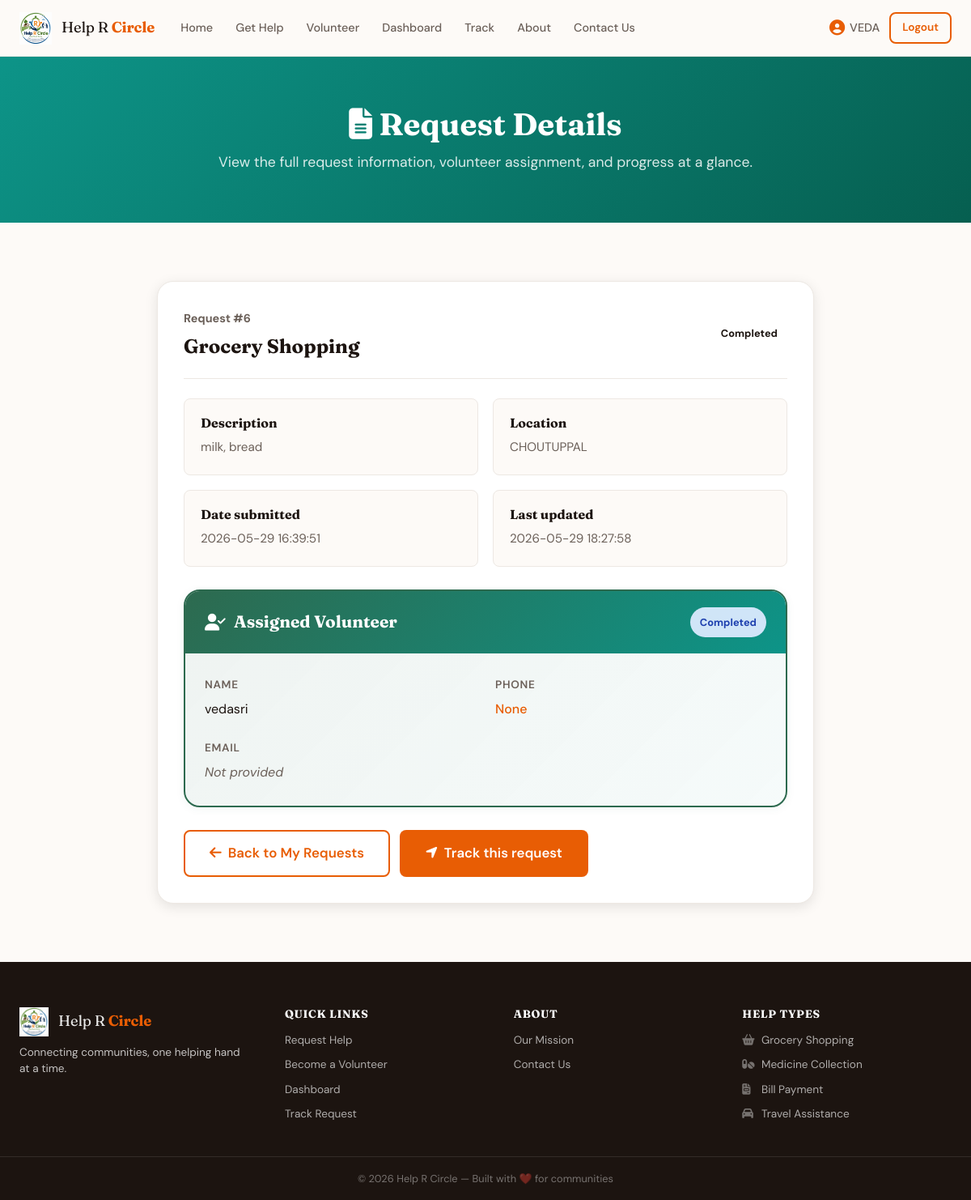
Screenshot of /request/6 (signed in) with the database file from the repository.
### tables this page shows
CREATE TABLE help_requests (
                id              INTEGER PRIMARY KEY AUTOINCREMENT,
                name            TEXT    NOT NULL,
                phone           TEXT    NOT NULL,
                location        TEXT    NOT NULL,
                help_type       TEXT    NOT NULL,
                description     TEXT    NOT NULL,
                urgency         TEXT    DEFAULT 'normal',
                status          TEXT    DEFAULT 'pending',
                volunteer_name  TEXT    DEFAULT NULL,
                created_at      TEXT    DEFAULT (datetime('now', 'localtime')),
                updated_at      TEXT    DEFAULT (datetime('now', 'localtime'))
            , user_id INTEGER REFERENCES users(id), volunteer_id INTEGER REFERENCES volunteers(id), volunteer_phone TEXT, volunteer_email TEXT, volunteer_location TEXT, volunteer_skills TEXT, accepted_at TEXT, on_the_way_at TEXT, reached_at TEXT, helping_started_at TEXT, completed_at TEXT, request_latitude REAL, request_longitude REAL, volunteer_latitude REAL, volunteer_longitude REAL, assistance_started_at TEXT, last_location_update TEXT, journey_started_at TEXT);

### app.py (the view)
@app.route("/request/<int:req_id>")
@login_required
def request_details(req_id):
    if session.get('role') not in ['user', 'volunteer', 'admin']:
        flash("Only requesters, volunteers, and admins can view request details.", "error")
        return redirect(url_for('index'))
    req = db.get_request_by_id(req_id)
    if req:
        req = dict(req)
    if not req:
        flash("Request not found.", "error")
        return redirect(url_for('user_dashboard'))
    if session.get('role') == 'user':
        if not req['user_id'] or req['user_id'] != session.get('user_id'):
            flash("You can only view your own requests.", "error")
            return redirect(url_for('user_dashboard'))
    volunteer_contact = None
    if req['status'] in ('volunteer_assigned', 'volunteer_on_way', 'volunteer_near_location', 'volunteer_reached_location', 'completed') and req['volunteer_name']:
        volunteer_contact = {
            'name': req['volunteer_name'],
            'phone': req['volunteer_phone'] if 'volunteer_phone' in req.keys() else '',
            'email': req['volunteer_email'] if 'volunteer_email' in req.keys() else '',
            'availability': ''
        }
    can_update_progress = False
    if session.get('role') == 'volunteer':
        volunteer = db.get_volunteer_by_user_id(session.get('user_id'))
        if volunteer and req.get('volunteer_id') == volunteer.get('id'):
            can_update_progress = True
    return render_template(
        "request_details.html",
        req=req,
        volunteer_contact=volunteer_contact,
        can_update_progress=can_update_progress,
        status_label=get_status_label(req['status']),
        status_class=get_status_class(req['status']),
    )

### app.py (called while the page is built)
def get_status_label(status):
    labels = {
        'pending': 'Request Submitted',
        'awaiting_volunteer': 'Request Submitted',
        'volunteer_assigned': 'Accepted',
        'volunteer_on_way': 'Volunteer On The Way',
        'volunteer_near_location': 'Volunteer Near Location',
        'volunteer_reached_location': 'Volunteer Reached Location',
        'completed': 'Completed',
        'cancelled': 'Request Cancelled',
        'volunteer_unavailable': 'Volunteer Unavailable',
        'reassigned_volunteer': 'Reassigned Volunteer',
        'expired_request': 'Expired Request',
    }
    return labels.get(status, (status or 'pending').replace('_', ' ').title())

def get_status_class(status):
    classes = {
        'pending': 'secondary',
        'awaiting_volunteer': 'secondary',
        'volunteer_assigned': 'primary',
        'volunteer_on_way': 'warning',
        'volunteer_near_location': 'info',
        'volunteer_reached_location': 'info',
        'completed': 'success',
        'cancelled': 'danger',
        'volunteer_unavailable': 'danger',
        'reassigned_volunteer': 'warning',
        'expired_request': 'secondary',
    }
    return classes.get(status, 'secondary')

def login_required(f):
    @wraps(f)
    def decorated_function(*args, **kwargs):
        if 'user_id' not in session:
            flash("Please log in first.", "error")
            return redirect(url_for('login'))
        return f(*args, **kwargs)
    return decorated_function

### database.py (called while the page is built)
    def _connect(self):
        conn = sqlite3.connect(DB_PATH)
        conn.row_factory = sqlite3.Row
        conn.execute("PRAGMA foreign_keys = ON")
        return conn

    def get_request_by_id(self, req_id):
        conn = self._connect()
        row  = conn.execute(
            "SELECT * FROM help_requests WHERE id = ?", (req_id,)
        ).fetchone()
        conn.close()
        return row

    def get_volunteer_by_user_id(self, user_id):
        conn = self._connect()
        volunteer = conn.execute(
            "SELECT * FROM volunteers WHERE user_id = ?", (user_id,)
        ).fetchone()
        conn.close()
        return dict(volunteer) if volunteer else None

### templates/request_details.html (shortened to what this page needs)
{% extends "base.html" %}
{% block content %}
<section class="page-hero page-hero-teal">
  <div class="container">
    <h1><i class="fas fa-file-lines"></i> Request Details</h1>
    <p>View the full request information, volunteer assignment, and progress at a glance.</p>
  </div>
</section>
<section class="section">
  <div class="container" style="max-width: 860px;">
    <div class="request-detail-shell">
      <div class="request-detail-header">
        <div>
          <span class="request-id-label">Request #{{ req['id'] }}</span>
          <h2>{{ req['help_type'] }}</h2>
        </div>
        <span class="status-badge status-{{ status_class }}">{{ status_label }}</span>
      </div>
      <div class="request-detail-grid">
        <div class="detail-card">
          <h3>Description</h3>
          <p>{{ req['description'] }}</p>
        </div>
        <div class="detail-card">
          <h3>Location</h3>
          <p>{{ req['location'] }}</p>
        </div>
        <div class="detail-card">
          <h3>Date submitted</h3>
          <p>{{ req['created_at'] }}</p>
        </div>
        <div class="detail-card">
          <h3>Last updated</h3>
          <p>{{ req['updated_at'] }}</p>
        </div>
      </div>
      {% if req['status'] in ('volunteer_assigned', 'volunteer_on_way', 'volunteer_near_location', 'volunteer_reached_location', 'completed') and volunteer_contact %}
      <div class="volunteer-card">
        <div class="volunteer-card-header">
          <h2><i class="fas fa-user-check"></i> Assigned Volunteer</h2>
          <span class="status-badge status-{{ req['status'] }}">{{ req['status']|capitalize }}</span>
        </div>
        <div class="volunteer-card-body">
          <div class="volunteer-info-grid">
            <div class="volunteer-info-item">
              <label>Name</label>
              <p>{{ volunteer_contact['name'] }}</p>
            </div>
            <div class="volunteer-info-item">
              <label>Phone</label>
              <p><a href="tel:{{ volunteer_contact['phone'] }}">{{ volunteer_contact['phone'] }}</a></p>
            </div>
            <div class="volunteer-info-item">
              <label>Email</label>
              <p>{% if volunteer_contact['email'] %}<a href="mailto:{{ volunteer_contact['email'] }}">{{ volunteer_contact['email'] }}</a>{% else %}<span class="text-muted">Not provided</span>{% endif %}</p>
            </div>
          </div>
        </div>
      </div>
      {% endif %}
      <div class="detail-actions">
        <a href="{{ url_for('user_dashboard') }}" class="btn btn-outline btn-lg"><i class="fas fa-arrow-left"></i> Back to My Requests</a>
        <a href="{{ url_for('track_request', request_id=req['id']) }}" class="btn btn-primary btn-lg"><i class="fas fa-location-arrow"></i> Track this request</a>
      </div>
    </div>
  </div>
</section>
{% endblock %}

### static/css/style.css (style rules this page uses)
:root { --primary: #E85D04; --primary-dark: #C44D00; --primary-light:#FFF0E6; --secondary: #2D6A4F; --secondary-lt: #E8F5EE; --accent: #F4A261; --teal: #0D9488; --purple: #7C3AED; --bg: #FDFAF7; --bg-tinted: #FFF8F2; --surface: #FFFFFF; --border: #EDE8E3; --border-dark: #D0C8C0; --text: #1C1410; --text-muted: #6B6059; --text-light: #9E9189; --status-pending: #D97706; --status-accepted: #059669; --status-completed: #1D4ED8; --status-cancelled: #DC2626; --shadow-sm: 0 1px 3px rgba(0,0,0,.08); --shadow-md: 0 4px 16px rgba(0,0,0,.10); --shadow-lg: 0 10px 40px rgba(0,0,0,.12); --radius: 12px; --radius-lg: 20px; --radius-sm: 8px; --font-display: 'Fraunces', Georgia, serif; --font-body: 'DM Sans', system-ui, sans-serif; --nav-h: 70px; --max-w: 1200px; }
*, *::before, *::after { box-sizing: border-box; margin: 0; padding: 0; }
html { scroll-behavior: smooth; font-size: 16px; }
body { font-family: var(--font-body); background: var(--bg); color: var(--text); line-height: 1.65; min-height: 100vh; }
a { color: var(--primary); text-decoration: none; }
h1,h2,h3,h4 { font-family: var(--font-display); line-height: 1.2; color: var(--text); }
.container { max-width: var(--max-w); margin: 0 auto; padding: 0 24px; }
.section { padding: 72px 0; }
.btn { display: inline-flex; align-items: center; gap: 8px; padding: 10px 22px; border-radius: var(--radius-sm); font-family: var(--font-body); font-weight: 600; font-size: .95rem; cursor: pointer; border: 2px solid transparent; transition: all .2s ease; text-decoration: none; }
.btn-primary { background: var(--primary); color: #fff; }
.btn-outline { background: transparent; color: var(--primary); border-color: var(--primary); }
.btn-lg { padding: 13px 30px; font-size: 1.05rem; }
.page-hero { background: linear-gradient(135deg, var(--primary) 0%, var(--primary-dark) 100%); padding: 60px 24px; text-align: center; color: #fff; }
.page-hero h1 { font-size: 2.4rem; color: #fff; margin-bottom: 10px; }
.page-hero p { color: rgba(255,255,255,.85); font-size: 1.1rem; }
.page-hero-teal { background: linear-gradient(135deg, var(--teal) 0%, #065f50 100%); }
.status-badge { display: inline-flex; align-items: center; gap: 8px; padding: 8px 12px; border-radius: 999px; font-size: .8rem; font-weight: 700; }
.status-completed { background: rgba(219,234,254,.95); color: #1E40AF; }
.request-detail-shell { background: var(--surface); border-radius: var(--radius-lg); border: 1px solid var(--border); box-shadow: var(--shadow-md); padding: 32px; }
.request-detail-header { display: flex; justify-content: space-between; gap: 18px; padding-bottom: 24px; border-bottom: 1px solid var(--border); margin-bottom: 24px; }
.request-id-label { display: inline-flex; font-size: .9rem; font-weight: 700; color: var(--text-muted); margin-bottom: 8px; }
.request-detail-grid { display: grid; grid-template-columns: repeat(2, minmax(220px, 1fr)); gap: 18px; margin-bottom: 28px; }
.detail-card { background: rgba(253,250,247,.95); padding: 20px; border-radius: var(--radius-sm); border: 1px solid var(--border); }
.detail-card h3 { font-size: 1rem; margin-bottom: 8px; }
.detail-card p { font-size: .95rem; color: var(--text-muted); line-height: 1.7; }
.detail-actions { display: flex; gap: 12px; flex-wrap: wrap; }
.volunteer-card { background: linear-gradient(135deg, rgba(45,106,79,.08) 0%, rgba(13,148,136,.04) 100%); border: 2px solid var(--secondary); border-radius: var(--radius-lg); overflow: hidden; margin-bottom: 28px; box-shadow: 0 2px 12px rgba(45,106,79,.06); }
.volunteer-card-header { background: linear-gradient(135deg, var(--secondary) 0%, var(--teal) 100%); color: #fff; padding: 20px 24px; display: flex; justify-content: space-between; align-items: center; gap: 16px; }
.volunteer-card-header h2 { font-size: 1.3rem; margin: 0; color: #fff; display: flex; align-items: center; gap: 10px; }
.volunteer-card-body { padding: 28px 24px; }
.volunteer-info-grid { display: grid; grid-template-columns: repeat(2, 1fr); gap: 24px; }
.volunteer-info-item { display: flex; flex-direction: column; }
.volunteer-info-item label { font-size: .85rem; font-weight: 600; color: var(--text-muted); text-transform: uppercase; letter-spacing: .05em; margin-bottom: 6px; }
.volunteer-info-item p { font-size: 1rem; color: var(--text); line-height: 1.6; }
.volunteer-info-item a { color: var(--primary); font-weight: 500; }
.text-muted { color: var(--text-muted); font-style: italic; }

### rows the page displays
help_requests: id "6", help_type "Grocery Shopping", status "Completed", description "milk, bread", location "CHOUTUPPAL", created_at "2026-05-29 16:39:51", updated_at "2026-05-29 18:27:58", name "vedasri"

### other values shown
{{ session.get('username') }} "VEDA"
{{ volunteer_contact['phone'] }} "None"
